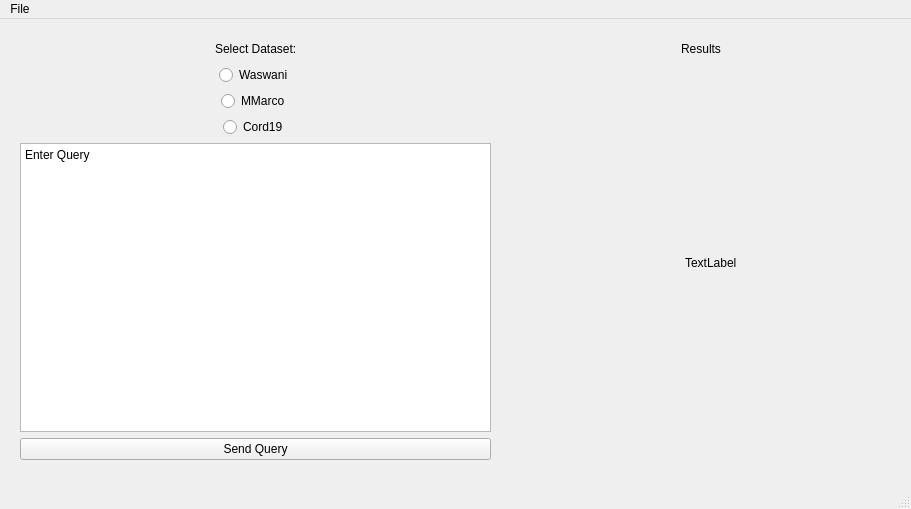
<?xml version="1.0" encoding="UTF-8"?>
<ui version="4.0">
 <class>MainWindow</class>
 <widget class="QMainWindow" name="MainWindow">
  <property name="geometry">
   <rect>
    <x>0</x>
    <y>0</y>
    <width>911</width>
    <height>509</height>
   </rect>
  </property>
  <property name="windowTitle">
   <string>GroupIR Demo</string>
  </property>
  <widget class="QWidget" name="centralwidget">
   <widget class="QWidget" name="verticalLayoutWidget">
    <property name="geometry">
     <rect>
      <x>20</x>
      <y>20</y>
      <width>471</width>
      <height>421</height>
     </rect>
    </property>
    <layout class="QVBoxLayout" name="verticalLayout">
     <item>
      <layout class="QHBoxLayout" name="horizontalLayout_2">
       <item>
        <spacer name="horizontalSpacer_3">
         <property name="orientation">
          <enum>Qt::Horizontal</enum>
         </property>
         <property name="sizeHint" stdset="0">
          <size>
           <width>40</width>
           <height>20</height>
          </size>
         </property>
        </spacer>
       </item>
       <item>
        <widget class="QLabel" name="label">
         <property name="text">
          <string>Select Dataset:</string>
         </property>
        </widget>
       </item>
       <item>
        <spacer name="horizontalSpacer_4">
         <property name="orientation">
          <enum>Qt::Horizontal</enum>
         </property>
         <property name="sizeHint" stdset="0">
          <size>
           <width>40</width>
           <height>20</height>
          </size>
         </property>
        </spacer>
       </item>
      </layout>
     </item>
     <item>
      <layout class="QHBoxLayout" name="horizontalLayout">
       <item>
        <spacer name="horizontalSpacer">
         <property name="orientation">
          <enum>Qt::Horizontal</enum>
         </property>
         <property name="sizeHint" stdset="0">
          <size>
           <width>40</width>
           <height>20</height>
          </size>
         </property>
        </spacer>
       </item>
       <item>
        <widget class="QRadioButton" name="radioButton">
         <property name="text">
          <string>Waswani</string>
         </property>
        </widget>
       </item>
       <item>
        <spacer name="horizontalSpacer_2">
         <property name="orientation">
          <enum>Qt::Horizontal</enum>
         </property>
         <property name="sizeHint" stdset="0">
          <size>
           <width>40</width>
           <height>20</height>
          </size>
         </property>
        </spacer>
       </item>
      </layout>
     </item>
     <item>
      <layout class="QHBoxLayout" name="horizontalLayout_3">
       <item>
        <spacer name="horizontalSpacer_5">
         <property name="orientation">
          <enum>Qt::Horizontal</enum>
         </property>
         <property name="sizeHint" stdset="0">
          <size>
           <width>40</width>
           <height>20</height>
          </size>
         </property>
        </spacer>
       </item>
       <item>
        <widget class="QRadioButton" name="radioButton_2">
         <property name="text">
          <string>MMarco</string>
         </property>
        </widget>
       </item>
       <item>
        <spacer name="horizontalSpacer_6">
         <property name="orientation">
          <enum>Qt::Horizontal</enum>
         </property>
         <property name="sizeHint" stdset="0">
          <size>
           <width>40</width>
           <height>20</height>
          </size>
         </property>
        </spacer>
       </item>
      </layout>
     </item>
     <item>
      <layout class="QHBoxLayout" name="horizontalLayout_5">
       <item>
        <spacer name="horizontalSpacer_9">
         <property name="orientation">
          <enum>Qt::Horizontal</enum>
         </property>
         <property name="sizeHint" stdset="0">
          <size>
           <width>40</width>
           <height>20</height>
          </size>
         </property>
        </spacer>
       </item>
       <item>
        <widget class="QRadioButton" name="radioButton_3">
         <property name="text">
          <string>Cord19</string>
         </property>
        </widget>
       </item>
       <item>
        <spacer name="horizontalSpacer_10">
         <property name="orientation">
          <enum>Qt::Horizontal</enum>
         </property>
         <property name="sizeHint" stdset="0">
          <size>
           <width>40</width>
           <height>20</height>
          </size>
         </property>
        </spacer>
       </item>
      </layout>
     </item>
     <item>
      <widget class="QPlainTextEdit" name="plainTextEdit">
       <property name="plainText">
        <string>Enter Query</string>
       </property>
      </widget>
     </item>
     <item>
      <widget class="QPushButton" name="pushButton">
       <property name="text">
        <string>Send Query</string>
       </property>
      </widget>
     </item>
    </layout>
   </widget>
   <widget class="QWidget" name="verticalLayoutWidget_2">
    <property name="geometry">
     <rect>
      <x>510</x>
      <y>20</y>
      <width>381</width>
      <height>421</height>
     </rect>
    </property>
    <layout class="QVBoxLayout" name="verticalLayout_2">
     <item>
      <layout class="QHBoxLayout" name="horizontalLayout_6">
       <item>
        <spacer name="horizontalSpacer_12">
         <property name="orientation">
          <enum>Qt::Horizontal</enum>
         </property>
         <property name="sizeHint" stdset="0">
          <size>
           <width>40</width>
           <height>20</height>
          </size>
         </property>
        </spacer>
       </item>
       <item>
        <widget class="QLabel" name="label_4">
         <property name="text">
          <string>Results</string>
         </property>
        </widget>
       </item>
       <item>
        <spacer name="horizontalSpacer_11">
         <property name="orientation">
          <enum>Qt::Horizontal</enum>
         </property>
         <property name="sizeHint" stdset="0">
          <size>
           <width>40</width>
           <height>20</height>
          </size>
         </property>
        </spacer>
       </item>
      </layout>
     </item>
     <item>
      <layout class="QHBoxLayout" name="horizontalLayout_4">
       <item>
        <spacer name="horizontalSpacer_7">
         <property name="orientation">
          <enum>Qt::Horizontal</enum>
         </property>
         <property name="sizeHint" stdset="0">
          <size>
           <width>40</width>
           <height>20</height>
          </size>
         </property>
        </spacer>
       </item>
       <item>
        <spacer name="verticalSpacer">
         <property name="orientation">
          <enum>Qt::Vertical</enum>
         </property>
         <property name="sizeHint" stdset="0">
          <size>
           <width>20</width>
           <height>40</height>
          </size>
         </property>
        </spacer>
       </item>
       <item>
        <widget class="QLabel" name="label_2">
         <property name="text">
          <string>TextLabel</string>
         </property>
        </widget>
       </item>
       <item>
        <spacer name="horizontalSpacer_8">
         <property name="orientation">
          <enum>Qt::Horizontal</enum>
         </property>
         <property name="sizeHint" stdset="0">
          <size>
           <width>40</width>
           <height>20</height>
          </size>
         </property>
        </spacer>
       </item>
      </layout>
     </item>
    </layout>
   </widget>
  </widget>
  <widget class="QMenuBar" name="menubar">
   <property name="geometry">
    <rect>
     <x>0</x>
     <y>0</y>
     <width>911</width>
     <height>22</height>
    </rect>
   </property>
   <widget class="QMenu" name="menuFile">
    <property name="title">
     <string>File</string>
    </property>
    <addaction name="actionExit_2"/>
   </widget>
   <addaction name="menuFile"/>
  </widget>
  <widget class="QStatusBar" name="statusbar"/>
  <action name="actionExit">
   <property name="text">
    <string>Exit</string>
   </property>
  </action>
  <action name="actionExit_2">
   <property name="text">
    <string>Exit</string>
   </property>
  </action>
 </widget>
 <resources/>
 <connections/>
</ui>
